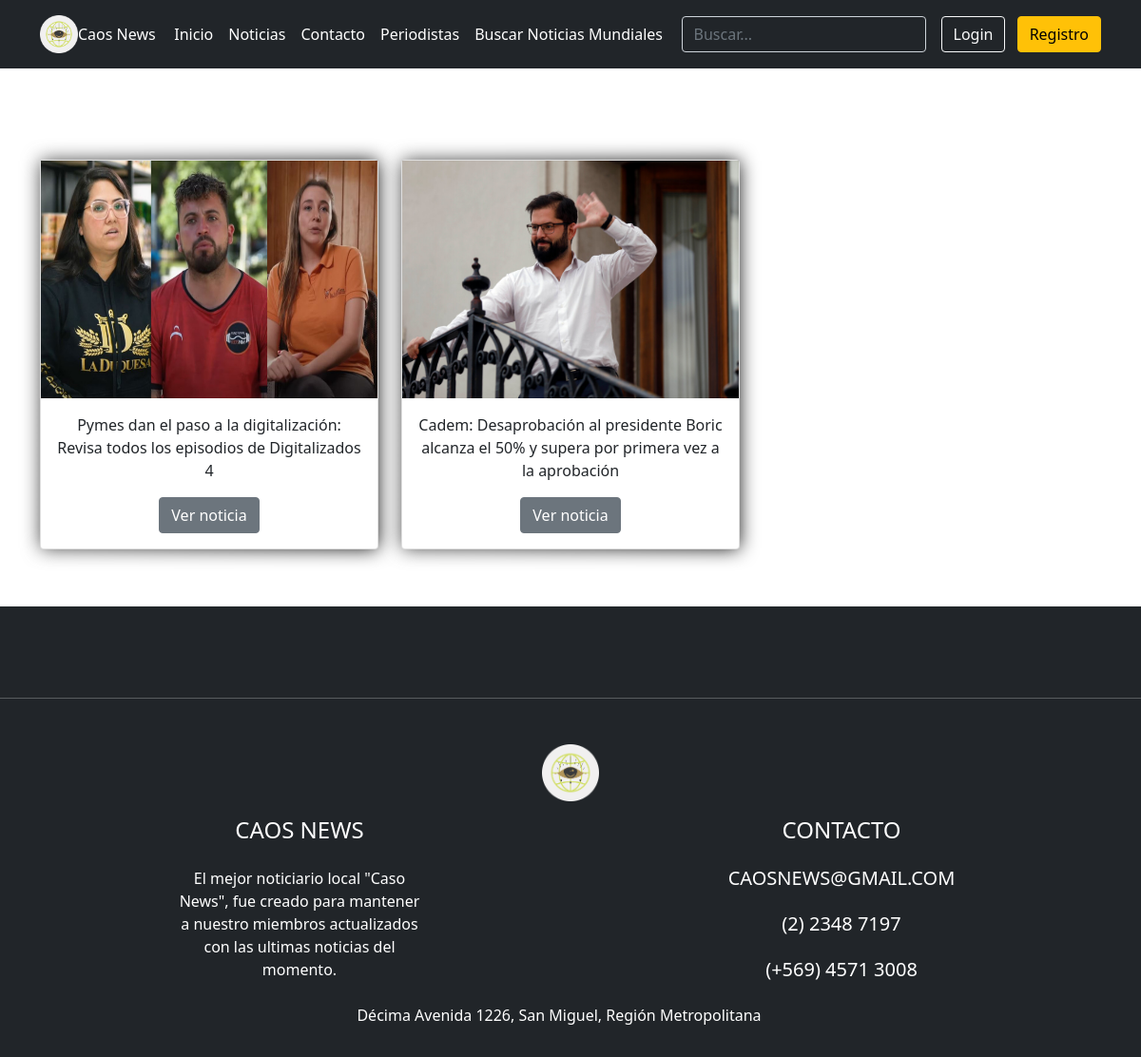
Page /buscar_cate/Nacional/ on the committed database.
### WebCaosNews/models.py (models this page shows, shortened)
class Noticia(models.Model):
    id_not = models.AutoField(primary_key=True)
    titulo = models.CharField(max_length=300,default='--')
    subtitulo = models.CharField(max_length=300,default='--')
    historia = models.CharField(max_length=10000,default='--')
    ubicacion = models.CharField(max_length=80,default='--')
    imagen = models.ImageField(upload_to='fotos',default='Falta_imagen.jpg')
    publicar = models.BooleanField(default=False)
    comentario = models.TextField(default='--')
    register_date = models.DateTimeField(default=timezone.now)
    nombre = models.ForeignKey(Categoria,on_delete=models.CASCADE,default='--')
    usuario = models.CharField(max_length=60,default='--')
    nombre_usu = models.CharField(max_length=100,default='--')

### WebCaosNews/views.py (the view)
# urls.py: path('buscar_cate/<id>/',buscar_tipo,name='BUSCART'),
def buscar_tipo(request,id):
    cate_obj = Categoria.objects.get(nombre=id)
    noticias = Noticia.objects.filter(nombre= cate_obj).filter(publicar=True)
    contexto={"noticia":noticias}
    return render(request,"galeria2.html",contexto)

### WebCaosNews/templates/galeria2.html (shortened to what this page needs)
{% extends "base.html" %}
{% load static %}
{% block css %}
<link rel="stylesheet" href="{% static 'css/EstiloGaleria.css' %}">
{% endblock css%}
{% block contenido %}
<Section id="galeria" class="container">
    <div class="text-center pt-5">
    </div>
    <div class="row">
        {% for n in noticia %}
        <div class="col-lg-4">
            <div class="card">
                    <img src="{{n.imagen.url}}" alt="">
                <div class="card-body text-center">
                    <p class="card-text">{{n.titulo}}</p>
                    <button class="btn btn-secondary" onclick="ir('{{n.id_not}}')">Ver noticia</button>
                </div>
            </div>
        </div>
        {% endfor %}
    </div>
</Section>
{% endblock contenido%}

### rows in the picture
Noticia: imagen (picture), titulo "Pymes dan el paso a la digitalización: Revisa todos los episodios de Digitalizados 4"
Noticia: imagen (picture), titulo "Cadem: Desaprobación al presidente Boric alcanza el 50% y supera por primera vez a la aprobación"
